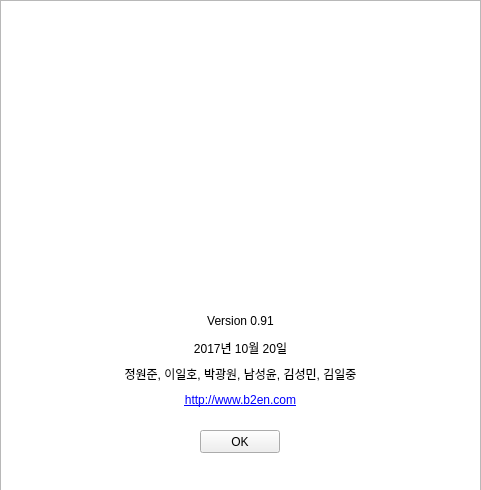
<?xml version="1.0" encoding="UTF-8"?>
<ui version="4.0">
 <class>WigAbout</class>
 <widget class="QWidget" name="WigAbout">
  <property name="geometry">
   <rect>
    <x>0</x>
    <y>0</y>
    <width>481</width>
    <height>490</height>
   </rect>
  </property>
  <property name="windowTitle">
   <string>About</string>
  </property>
  <widget class="QTextBrowser" name="textBrowser">
   <property name="geometry">
    <rect>
     <x>0</x>
     <y>0</y>
     <width>481</width>
     <height>491</height>
    </rect>
   </property>
  </widget>
  <widget class="QLabel" name="label">
   <property name="geometry">
    <rect>
     <x>40</x>
     <y>20</y>
     <width>421</width>
     <height>311</height>
    </rect>
   </property>
   <property name="text">
    <string>&lt;html&gt;&lt;head/&gt;&lt;body&gt;&lt;p&gt;&lt;img src=&quot;:/logo_rc/__ui__/img/logo_sdc.png&quot;/&gt;&lt;/p&gt;&lt;/body&gt;&lt;/html&gt;</string>
   </property>
  </widget>
  <widget class="QWidget" name="verticalLayoutWidget">
   <property name="geometry">
    <rect>
     <x>80</x>
     <y>310</y>
     <width>321</width>
     <height>101</height>
    </rect>
   </property>
   <layout class="QVBoxLayout" name="verticalLayout">
    <item>
     <widget class="QLabel" name="lblVer">
      <property name="text">
       <string>Version 0.91</string>
      </property>
      <property name="alignment">
       <set>Qt::AlignCenter</set>
      </property>
     </widget>
    </item>
    <item>
     <widget class="QLabel" name="lblLastUpdate">
      <property name="text">
       <string>2017년 10월 20일</string>
      </property>
      <property name="alignment">
       <set>Qt::AlignCenter</set>
      </property>
     </widget>
    </item>
    <item>
     <widget class="QLabel" name="lblAhthor">
      <property name="text">
       <string>정원준, 이일호, 박광원, 남성윤, 김성민, 김일중</string>
      </property>
      <property name="alignment">
       <set>Qt::AlignCenter</set>
      </property>
     </widget>
    </item>
    <item>
     <widget class="QLabel" name="lblHomepage">
      <property name="text">
       <string>&lt;html&gt;&lt;head/&gt;&lt;body&gt;&lt;p&gt;&lt;a href=&quot;http://www.b2en.com&quot;&gt;&lt;span style=&quot; text-decoration: underline; color:#0000ff;&quot;&gt;http://www.b2en.com&lt;/span&gt;&lt;/a&gt;&lt;/p&gt;&lt;/body&gt;&lt;/html&gt;</string>
      </property>
      <property name="alignment">
       <set>Qt::AlignCenter</set>
      </property>
     </widget>
    </item>
   </layout>
  </widget>
  <widget class="QPushButton" name="btnOk">
   <property name="geometry">
    <rect>
     <x>200</x>
     <y>430</y>
     <width>80</width>
     <height>23</height>
    </rect>
   </property>
   <property name="maximumSize">
    <size>
     <width>80</width>
     <height>30</height>
    </size>
   </property>
   <property name="text">
    <string>OK</string>
   </property>
  </widget>
 </widget>
 <resources>
  <include location="logo.qrc"/>
 </resources>
 <connections/>
</ui>
